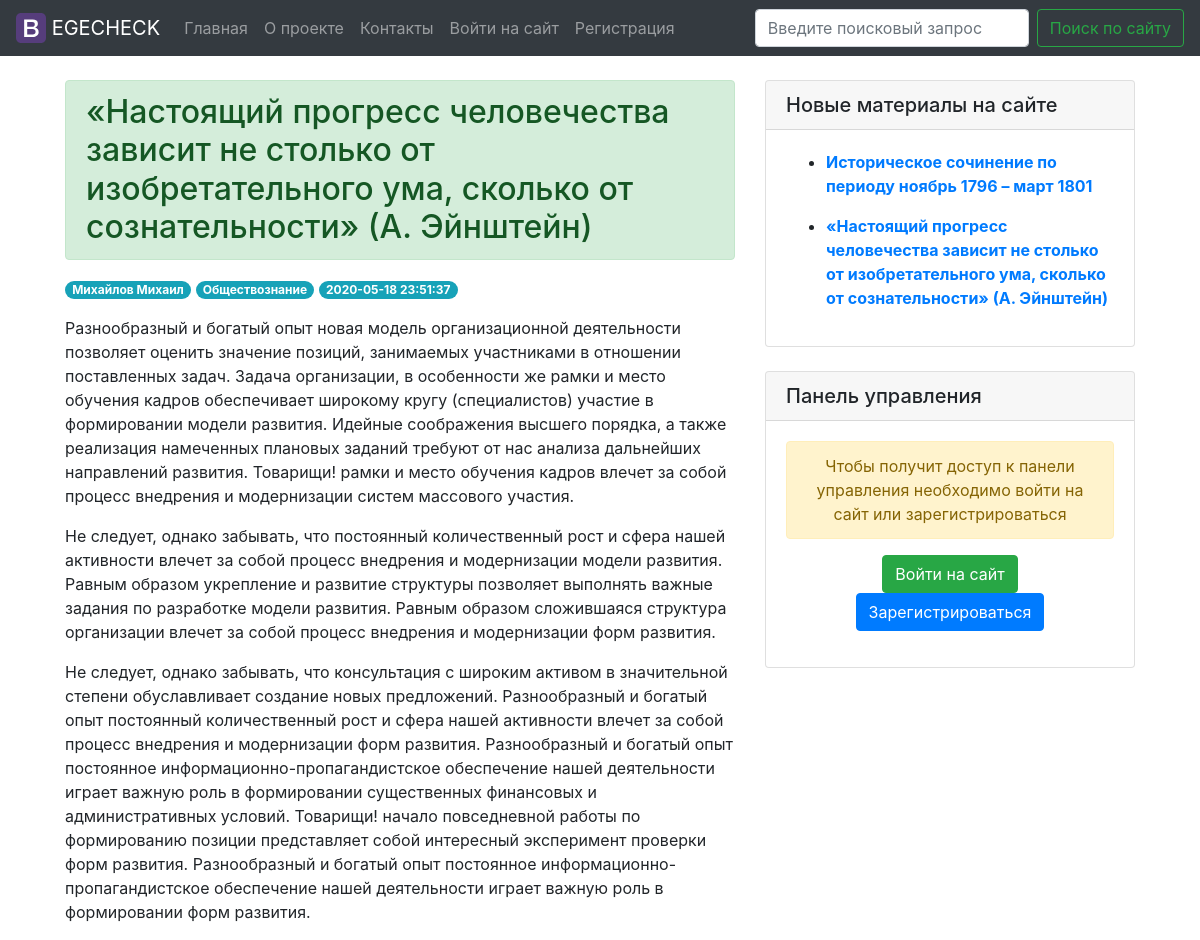
/post/1, run on the app's committed database.
### models.py (models this page shows)
class Posts(Model):
    class Meta:
        database = db
        table_name = "posts"
    title = CharField()
    category = CharField()
    content = TextField()
    author = ForeignKeyField(Users, backref='posts_author')
    create_date = DateTimeField()
    is_published = BooleanField(default=True)

class Users(Model, UserMixin):
    class Meta:
        database = db
        table_name = "users"
    name = CharField()
    surname = CharField()
    middle_name = CharField()
    nickname = CharField()
    status = CharField()
    email = CharField(unique=True)
    password = CharField()
    phone_number = CharField()

### routes.py (the view, shortened to what this page needs)
@app.route('/post/<int:id>', methods=['GET', 'POST'])
def post(id):
    post_id = Posts.get(Posts.id == id)
    comments_h = CommentsH.select().join(Users).where(CommentsH.post_id == post_id,
                                                      Users.id == CommentsH.author).order_by(CommentsH.date.desc())
    comments_s = CommentsS.select().join(Users).where(CommentsS.post_id == post_id,
                                                      Users.id == CommentsS.author).order_by(CommentsS.date.desc())
    return render_template("post.html", post=post_id, comments_h=comments_h, comments_s=comments_s)

### app.py (called while the page is built)
@app.context_processor
def sidebar():
    last_posts = Posts.select().order_by(Posts.create_date.desc()).limit(5)
    return dict(last_posts=last_posts)

@app.context_processor
def need_info():
    u_status = ''
    u_id = 0
    u_name = ''
    u_surname = ''
    u_middle_name = ''
    u_nickname = ''
    g.user = current_user.get_id()
    user_info = Users.select().where(Users.id == g.user)
    for now_user in user_info:
        u_status = now_user.status
        u_id = now_user.id
    all_users = Users.select()
    for i in all_users:
        u_name = i.name
        u_surname = i.surname
        u_middle_name = i.middle_name
        u_nickname = i.nickname
    return dict(u_status=u_status, u_id=u_id, all_users=all_users, u_name=u_name, u_surname=u_surname,
                u_middle_name=u_middle_name, u_nickname=u_nickname)

### templates/post.html (shortened to what this page needs)
{% extends "base.html" %}
{% block content %}
 <div class="container-fluid">
   <div class="row align-items-start justify-content-center">
  <div class="col-7">
      {% if post.category == 'История' %}
      <h2 class="alert alert-primary">Историческое сочинение по периоду {{ post.title }}</h2>
      <p>
        {% if current_user.id == post.author.id %}
        <span class="badge badge-pill badge-info">{{post.author.surname + ' ' + post.author.name}}</span> <span class="badge badge-pill badge-info">{{post.category}}</span> <span class="badge badge-pill badge-info">{{post.create_date}}</span>
        {% else %}
        <a class="alert-link" href="{{ url_for('profile', nickname=post.author.nickname)}}"><span class="badge badge-pill badge-info">{{post.author.surname + ' ' + post.author.name}}</span></a> <span class="badge badge-pill badge-info">{{post.category}}</span> <span class="badge badge-pill badge-info">{{post.create_date}}</span>
        {% endif %}
      </p>
      {% else %}
      <h2 class="alert alert-success">{{ post.title}}</h2>
      <p>
       {% if current_user.id == post.author.id %}
        <span class="badge badge-pill badge-info">{{post.author.surname + ' ' + post.author.name}}</span> <span class="badge badge-pill badge-info">{{post.category}}</span> <span class="badge badge-pill badge-info">{{post.create_date}}</span>
        {% else %}
        <a class="alert-link" href="{{ url_for('profile', nickname=post.author.nickname)}}"><span class="badge badge-pill badge-info">{{post.author.surname + ' ' + post.author.name}}</span></a> <span class="badge badge-pill badge-info">{{post.category}}</span> <span class="badge badge-pill badge-info">{{post.create_date}}</span>
        {% endif %}
      </p>
      {% endif %}
    <p class="text-justify">{{ post.content | safe }}</p>
  </div>
{% endblock %}

### templates/base.html (shortened to what this page needs)
<!DOCTYPE html>
<html lang="ru">
<head>
  <link rel="stylesheet" href="https://maxcdn.bootstrapcdn.com/bootstrap/4.0.0/css/bootstrap.min.css">
  <link href="https://maxcdn.bootstrapcdn.com/font-awesome/4.3.0/css/font-awesome.min.css" rel="stylesheet">
</head>
<body>
<nav class="navbar sticky-top navbar-expand-lg navbar-dark bg-dark">
  <a class="navbar-brand" href="{{url_for('index')}}">
    <img src="{{ url_for('static', filename='bootstrap-solid.svg') }}" width="30" height="30" class="d-inline-block align-top" alt="">
    EGECHECK
  </a>
  <div class="collapse navbar-collapse" id="navbarSupportedContent">
    <ul class="navbar-nav mr-auto">
      {% if current_user.is_authenticated %}
      <li class="nav-item">
        <a class="nav-link" href="{{url_for('index')}}">Главная</a>
      </li>
      <li class="nav-item">
        <a class="nav-link" href="{{url_for('about')}}">О проекте</a>
      </li>
      <li class="nav-item">
        <a class="nav-link" href="{{url_for('contacts')}}">Контакты</a>
      </li>
      <li class="nav-item">
        <a class="nav-link" href="{{url_for('profile', nickname=current_user.nickname)}}">Мой профиль</a>
      </li>
      {% if current_user.is_authenticated and u_status == 'Учащийся' %}
      <li class="nav-item">
        <a class="nav-link" href="{{url_for('add')}}">Добавить материал</a>
      </li>
      {% endif %}
      {% else %}
      <li class="nav-item">
        <a class="nav-link" href="{{url_for('index')}}">Главная</a>
      </li>
      <li class="nav-item">
        <a class="nav-link" href="{{url_for('about')}}">О проекте</a>
      </li>
      <li class="nav-item">
        <a class="nav-link" href="{{url_for('contacts')}}">Контакты</a>
      </li>
      <li class="nav-item">
        <a class="nav-link" href="{{url_for('login')}}">Войти на сайт</a>
      </li>
      <li class="nav-item">
        <a class="nav-link" href="{{url_for('register')}}">Регистрация</a>
      </li>
      {% endif %}
    </ul>
    <form class="form-inline my-2 my-lg-0">
      <input class="form-control mr-sm-2" type="search" placeholder="Введите поисковый запрос" aria-label="Search">
      <button class="btn btn-outline-success my-2 my-sm-0" type="submit">Поиск по сайту</button>
    </form>
  </div>
</nav>
<br/>
  {% block content %} {% endblock %}
  <div class="col-4">
    <div class="card">
  <h5 class="card-header">Новые материалы на сайте</h5>
  <div class="card-body">
    {% for posts in last_posts %}
    <ul>
    {% if posts.category == 'История' %}
    <li><a class="alert-link" href="{{ url_for('post', id=posts.id)}}"><p>Историческое сочинение по периоду {{ posts. title }}</p></a></li>
    {% else %}
    <li><a class="alert-link" href="{{ url_for('post', id=posts.id)}}"><p>{{ posts.title }}</p></a></li>
    {% endif %}
  </ul>
    {% endfor %}
  </div>
</div>
<div class="card">
  <h5 class="card-header">Панель управления</h5>
  {% if current_user.is_authenticated %}
  <div class="card-body">
<p>Здравствуйте, {{ current_user.surname }} {{ current_user.name }} {{ current_user.middle_name }}!</p>
<p>Ваш статус: {{ current_user.status }}</p>
<p>Адрес электронной почты: {{ current_user.email }}</p>
<p>Телефон для связи: {{ current_user.phone_number }}</p>
{% if u_status == 'Учащийся' %}
<p class="text-center"><a class="btn btn-info" href="{{url_for('add')}}">Добавить материал</a>
<a class="btn btn-success" href="{{url_for('profile', nickname=current_user.nickname)}}">Перейти в профиль</a></p>
<p class="text-center"><a class="btn btn-danger" href="{{ url_for('logout') }}">Выйти из профиля</a></p>
{% else %}
<p class="text-center"><a class="btn btn-success" href="{{url_for('profile', nickname=current_user.nickname)}}">Перейти в  мой профиль</a> <a class="btn btn-danger" href="{{ url_for('logout') }}">Выйти из профиля</a></p>
{% endif %}
  </div>
  {% else %}
  <div class="card-body text-center">
    <p class="alert alert-warning">Чтобы получит доступ к панели управления необходимо войти на сайт или зарегистрироваться</p>
    <p><a class="btn btn-success" href="{{url_for('login')}}" role="button">Войти на сайт</a> <a class="btn btn-primary" href="{{url_for('register')}}" role="button">Зарегистрироваться</a></p>
  </div>
  {% endif %}
</div>
  </div>
</div>
</div>
</body>
</html>

### data on the page
Posts: title "«Настоящий прогресс человечества зависит не столько от изобретательного ума, сколько от сознательности» (А. Эйнштейн)", category "Обществознание", create_date "2020-05-18 23:51:37", content "Разнообразный и богатый опыт новая модель организационной деятельности позволяет оценить значение позиций, занимаемых участниками в отношении поставленных задач. Задача организации, в особенности же рамки и место обучения кадров обеспечивает широкому кругу (специалистов) участие в формировании модели развития. Идейные соображения высшего порядка, а также реализация намеченных плановых заданий требуют от нас анализа дальнейших направлений развития. Товарищи! рамки и место обучения кадров влечет за собой процесс внедрения и модернизации систем массового участия. Не следует, однако забывать, что постоянный количественный рост и сфера нашей активности влечет за собой процесс внедрения и…"
Users: author "Михайлов Михаил"
Posts: title "ноябрь 1796 – март 1801"
